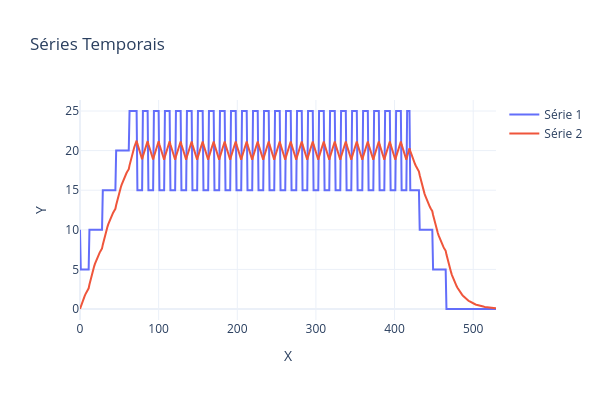

The code cell stored with this chart in its notebook:
### Code cell
PlotSeriesPLY(ySeries=[spd_ref,spd_cur])

### Figure 1 — Plotly figure (JSON) as saved in the notebook; plotly's stock layout.template omitted (floating-point values rounded to 4 significant figures; data arrays with more than 128 entries replaced by an {"elided": "..."} marker saying what was removed)
{"data": [{"mode": "lines", "name": "Série 1", "type": "scatter", "x": {"elided": "530 int values"}, "xaxis": "x", "y": {"elided": "530 float values"}, "yaxis": "y"}, {"mode": "lines", "name": "Série 2", "type": "scatter", "x": {"elided": "530 int values"}, "xaxis": "x", "y": {"elided": "530 float values"}, "yaxis": "y"}], "layout": {"height": 400, "title": {"text": "Séries Temporais"}, "width": 600, "xaxis": {"anchor": "y", "domain": [0, 1], "title": {"text": "X"}}, "yaxis": {"anchor": "x", "domain": [0, 1], "title": {"text": "Y"}}}}
